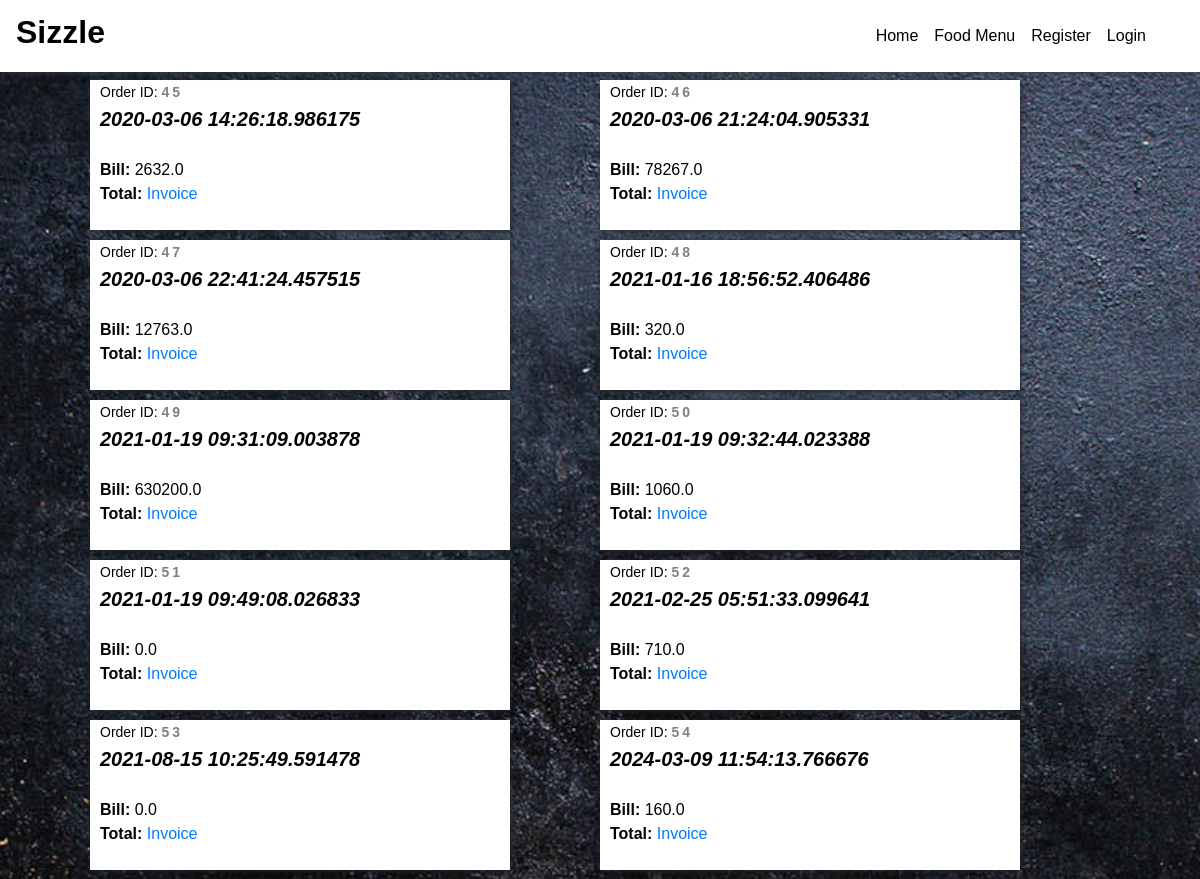
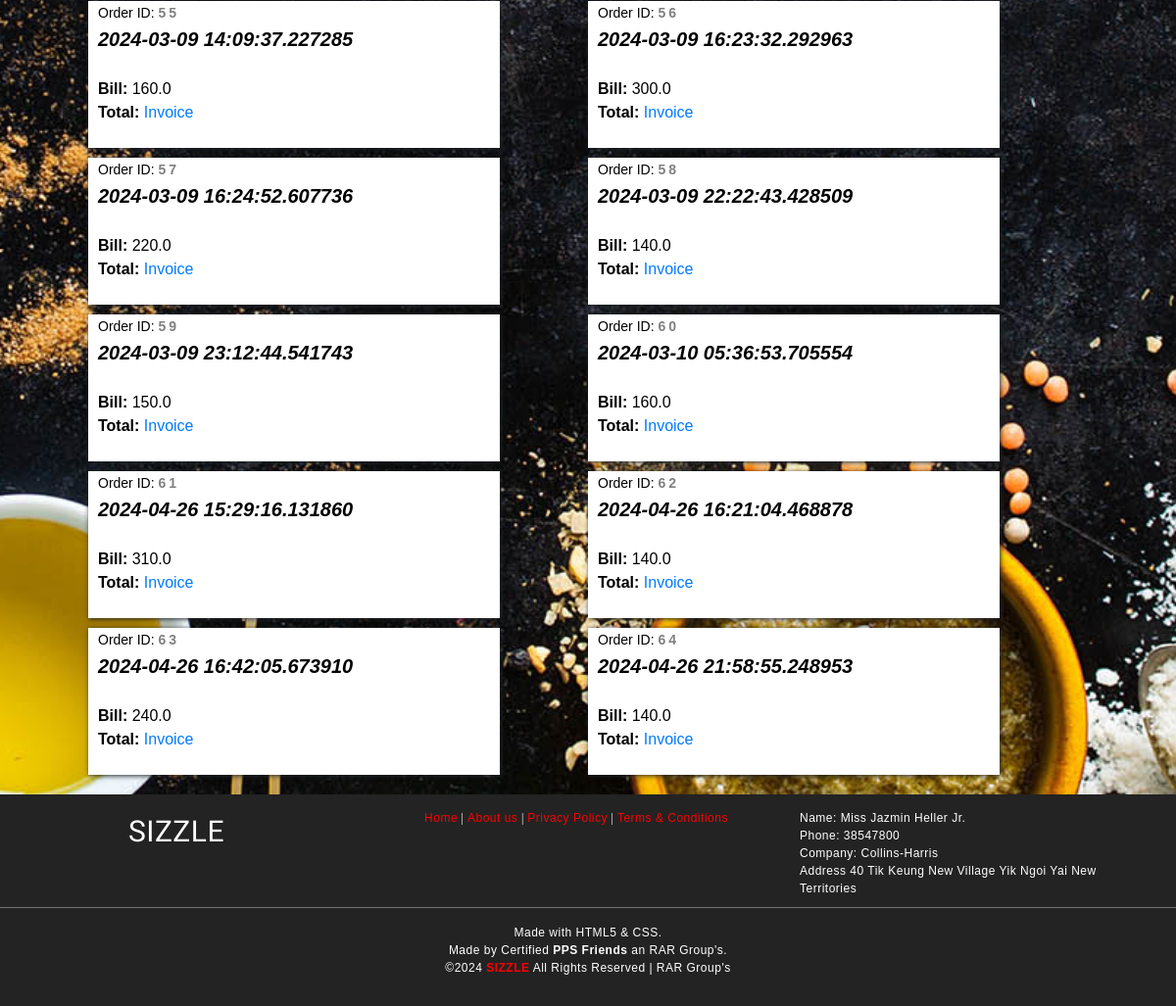
The page /orders on the database its author committed (2 pictures, top to bottom).
### foodapp/models.py (models this page shows)
class Order(models.Model):
	OrderId   = models.AutoField(primary_key=True)
	CustEmail = models.CharField(max_length=30)
	OrderDate = models.CharField(max_length=40)
	TotalBill = models.FloatField(max_length=50)
	class Meta:
		db_table = "FP_Order"

### foodapp/views.py (the view)
# urls.py: path('orders',views.getorder),
def getorder(request):
	orders = Order.objects.all()
	return render(request,'orderlist.html',{'orderlist':orders})

### Templates/foodapp/orderlist.html (shortened to what this page needs)
<!DOCTYPE html>
<html lang="en" dir="ltr">
  <head>
	{% load static %}
    <link rel="stylesheet" type="text/css" href="{% static 'css/imperial_style.css' %}" />
    <link rel="stylesheet" type="text/css" href="{% static 'css/master.css' %}" />
    <link rel="stylesheet" href="https://use.fontawesome.com/releases/v5.7.2/css/all.css">
    <link rel="stylesheet" href="https://use.fontawesome.com/releases/v5.3.1/css/all.css">
<link rel="stylesheet" href="https://stackpath.bootstrapcdn.com/bootstrap/4.4.1/css/bootstrap.min.css">
  </head>
    <nav class="navbar navbar-expand-lg navbar-light" style="position: fixed;width:100%;background-image: linear-gradient(180deg,#FFF,#FFF);box-shadow: 0px 0px 7px 0px #404040;">
      <a class="navbar-brand" href="/"><h2 style="color:black;font-family:sans-serif;font-weight:bolder;"><b>Sizzle</b></h2></a>
      <div class="collapse navbar-collapse" id="navbarSupportedContent">
        <ul class="navbar-nav" style="margin-left:auto!important;margin-right:30px;">
          <li class="nav-item active">
            <a class="nav-link" id="nav-link" href="home">Home <span class="sr-only">(current)</span></a>
          </li>
          <li class="nav-item active">
            <a class="nav-link" id="nav-link" href="allfood">Food Menu <span class="sr-only">(current)</span></a>
          </li>
          {% if request.session.CustId is None and request.session.AdminId is None %}
          <li class="nav-item active">
            <a class="nav-link" id="nav-link" href="addcustomer">Register <span class="sr-only">(current)</span></a>
          </li>
          {% endif %}
          {% if request.session.CustId is None and request.session.AdminId is None %}
          <li class="nav-item active">
            <a class="nav-link" id="nav-link" href="login">Login <span class="sr-only">(current)</span></a>
          </li>
          {% endif %}
        </ul>
      </div>
    </nav>
    <main style="margin-top:80px;">
      <form action="placeorder" method="post">
{% for o in orderlist %}
      <div class="" style="background:#FFF;position: static;width:35%;height:150px;margin-left: 7.5%;float:left;box-shadow:1px 1px 5px;margin-bottom:10px;">
        <span style="color:black;float:left;margin-left:10px;"><span style="font-size:14px;">Order ID: <b style="letter-spacing: 3px;color: grey;">{{o.OrderId}}</b></span><br /><b style="font-size:20px;"><i>{{o.OrderDate}}</i></b><br/>
<br />
<tr>
<td><b>Bill:  </b></td><td>{{o.TotalBill}}</td><br /><td><b>Total:  </b></td><td id="tlp" style="color:black;"></td>
</tr><a href="#">Invoice</a>
      </span>
      </div>
      {% endfor %}
    </form>
    </main>
    <footer>
      <div class="foot-con">
        <div class="fo-cont-1">
            SIZZLE
        </div>
        <div class="fo-cont-2">
          <a class="ext-link" href="#">Home</a> |
            <a class="ext-link" href="#">About us</a> |
              <a class="ext-link" href="#">Privacy Policy</a> |
                <a class="ext-link" href="#">Terms & Conditions</a>
        </div>
        <div class="fo-cont-3">
          Name:	Miss Jazmin Heller Jr.<br />
Phone:	38547800<br />
Company:	Collins-Harris<br />
Address	40 Tik Keung New Village Yik Ngoi Yai New Territories
        </div>
      </div><hr style="background-color: grey;margin-top:0px;"/>Made with HTML5 & CSS.<br />
      Made by Certified <b>PPS Friends</b> an RAR Group's.<br />
      ©<script type='text/javascript'>var creditsyear = new Date();document.write(creditsyear.getFullYear());</script> <a class="ext-link" href="/"><b>SIZZLE</b></a> All Rights Reserved | RAR Group's
    </footer>
  </body>
</html>

### foodapp/static/css/imperial_style.css (style rules this page uses)
* { margin: 0; padding: 0; font-family: sans-serif; box-sizing: border-box; text-decoration: none; }
a { color: red; }
#nav-link { font-family: sans-serif; font-weight: 400; color:black; }
footer { margin-top: 10px; padding-top: 15px; padding-bottom: 30px; background-color: #232323; color: white; font-family: sans-serif; font-size:12px; font-weight: normal; letter-spacing: 0.5px; text-align: center; flex-shrink: 0; }
.foot-con { width: 100%; height: 100px; overflow: hidden; }
.fo-cont-1 { width:30%; float: left; text-align: center; font-size: 30px; font-weight: normal; color: ; font-family: 'Bevan', cursive; overflow: hidden; }
.fo-cont-2 { width:38%; float: left; font-size: 12px; text-align: center; font-weight: normal; color: ; font-family: 'Ultra', serif; overflow: hidden; }
.fo-cont-3 { width:30%; float: left; font-size: 12px; text-align: left; }

### foodapp/static/css/master.css (style rules this page uses)
* { margin: 0; padding: 0; font-family: sans-serif; box-sizing: border-box; text-decoration: none; }
main { margin-top: 50px; flex: 1 0 auto; }
footer { margin-top: 10px; padding-top: 15px; padding-bottom: 30px; background-color: #232323; color: white; font-family: sans-serif; font-size:12px; font-weight: normal; letter-spacing: 0.5px; text-align: center; flex-shrink: 0; }
.ext-link { color: red; }
.foot-con { width: 100%; height: 100px; overflow: hidden; }
.fo-cont-1 { width:30%; float: left; text-align: center; font-size: 30px; font-weight: normal; color: ; font-family: 'Bevan', cursive; overflow: hidden; }
.fo-cont-2 { width:38%; float: left; font-size: 12px; text-align: center; font-weight: normal; color: ; font-family: 'Ultra', serif; overflow: hidden; }
.fo-cont-3 { width:30%; float: left; font-size: 12px; text-align: left; }

### rows shown on the page
Order: OrderId "45", OrderDate "2020-03-06 14:26:18.986175", TotalBill "2632.0"
Order: OrderId "46", OrderDate "2020-03-06 21:24:04.905331", TotalBill "78267.0"
Order: OrderId "47", OrderDate "2020-03-06 22:41:24.457515", TotalBill "12763.0"
Order: OrderId "48", OrderDate "2021-01-16 18:56:52.406486", TotalBill "320.0"
Order: OrderId "49", OrderDate "2021-01-19 09:31:09.003878", TotalBill "630200.0"
Order: OrderId "50", OrderDate "2021-01-19 09:32:44.023388", TotalBill "1060.0"
Order: OrderId "51", OrderDate "2021-01-19 09:49:08.026833", TotalBill "0.0"
Order: OrderId "52", OrderDate "2021-02-25 05:51:33.099641", TotalBill "710.0"
Order: OrderId "53", OrderDate "2021-08-15 10:25:49.591478", TotalBill "0.0"
Order: OrderId "54", OrderDate "2024-03-09 11:54:13.766676", TotalBill "160.0"
Order: OrderId "55", OrderDate "2024-03-09 14:09:37.227285", TotalBill "160.0"
Order: OrderId "56", OrderDate "2024-03-09 16:23:32.292963", TotalBill "300.0"
Order: OrderId "57", OrderDate "2024-03-09 16:24:52.607736", TotalBill "220.0"
Order: OrderId "58", OrderDate "2024-03-09 22:22:43.428509", TotalBill "140.0"
Order: OrderId "59", OrderDate "2024-03-09 23:12:44.541743", TotalBill "150.0"
Order: OrderId "60", OrderDate "2024-03-10 05:36:53.705554", TotalBill "160.0"
Order: OrderId "61", OrderDate "2024-04-26 15:29:16.131860", TotalBill "310.0"
Order: OrderId "62", OrderDate "2024-04-26 16:21:04.468878", TotalBill "140.0"
Order: OrderId "63", OrderDate "2024-04-26 16:42:05.673910", TotalBill "240.0"
Order: OrderId "64", OrderDate "2024-04-26 21:58:55.248953", TotalBill "140.0"
